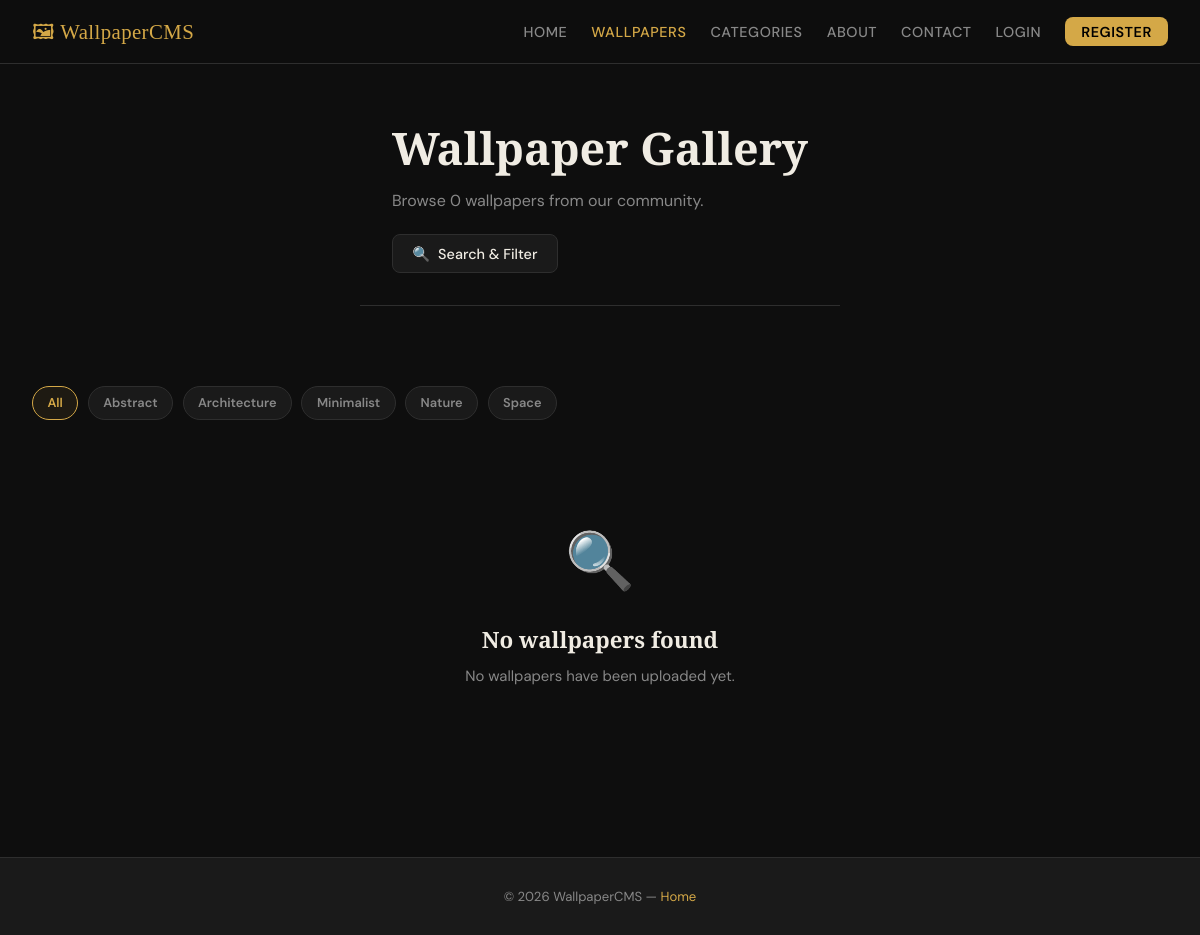
/wallpapers.php, run on the app's committed database.
### tables this page shows
CREATE TABLE categories (
    id   INT AUTO_INCREMENT PRIMARY KEY,
    name VARCHAR(100) NOT NULL UNIQUE
);

### classes/Database.php (called while the page is built, shortened)
<?php
class Database
{
    private static ?Database $instance = null;
    private PDO $pdo;
    private function __construct()
    {
        $dsn = 'mysql:host=' . DB_HOST
             . ';dbname=' . DB_NAME
             . ';charset=' . DB_CHARSET;
        $options = [
            PDO::ATTR_ERRMODE            => PDO::ERRMODE_EXCEPTION,
            PDO::ATTR_DEFAULT_FETCH_MODE => PDO::FETCH_ASSOC,
            PDO::ATTR_EMULATE_PREPARES   => false,
        ];
        try {
            $this->pdo = new PDO($dsn, DB_USER, DB_PASS, $options);
        } catch (PDOException $e) {
            die('Database connection failed: ' . $e->getMessage());
        }
    }
    public static function getInstance(): Database
    {
        if (self::$instance === null) {
            self::$instance = new Database();
        }
        return self::$instance;
    }
    public function getConnection(): PDO
    {
        return $this->pdo;
    }
}

### classes/Wallpaper.php (called while the page is built, shortened)
<?php
require_once __DIR__ . '/Database.php';
class Wallpaper
{
    private PDO $pdo;
    public function __construct()
    {
        $this->pdo = Database::getInstance()->getConnection();
    }
    public function getAllWallpapers(): array
    {
        $stmt = $this->pdo->prepare(
            'SELECT w.id, w.title, w.description, w.image_path, w.created_at,
                    w.user_id,
                    u.name  AS uploader,
                    c.name  AS category
             FROM   wallpapers w
             JOIN   users      u ON u.id = w.user_id
             JOIN   categories c ON c.id = w.category_id
             ORDER  BY w.created_at DESC'
        );
        $stmt->execute();
        return $stmt->fetchAll();
    }
    public function getAllCategories(): array
    {
        $stmt = $this->pdo->prepare(
            'SELECT id, name FROM categories ORDER BY name ASC'
        );
        $stmt->execute();
        return $stmt->fetchAll();
    }
}

### wallpapers.php (the view, shortened to what this page needs)
<?php
require_once __DIR__ . '/classes/Wallpaper.php';
$wallpaperObj = new Wallpaper();
$categories   = $wallpaperObj->getAllCategories();
$filterCatId = isset($_GET['category']) ? (int) $_GET['category'] : 0;
if ($filterCatId > 0) {
    $wallpapers = $wallpaperObj->getWallpapersByCategory($filterCatId);
} else {
    $wallpapers = $wallpaperObj->getAllWallpapers();
}
?>
<!DOCTYPE html>
<html lang="en">
<head>
    <link rel="stylesheet" href="css/style.css">
</head>
<body>
<?php require_once __DIR__ . '/includes/nav.php'; ?>
<div class="page-header">
    <h1>Wallpaper Gallery</h1>
    <p>Browse <?= count($wallpapers) ?> wallpaper<?= count($wallpapers) !== 1 ? 's' : '' ?> from our community.</p>
    <div class="page-actions">
        <button class="search-toggle-btn" id="search-toggle">
            🔍 <span class="toggle-label">Search & Filter</span>
        </button>
    </div>
</div>
<div class="section">
    <div class="filter-bar">
        <a href="wallpapers.php"
           class="filter-pill <?= $filterCatId === 0 ? 'active' : '' ?>">
            All
        </a>
        <?php foreach ($categories as $cat): ?>
            <a href="wallpapers.php?category=<?= $cat['id'] ?>"
               class="filter-pill <?= $filterCatId === (int)$cat['id'] ? 'active' : '' ?>">
                <?= htmlspecialchars($cat['name']) ?>
            </a>
        <?php endforeach; ?>
    </div>
    <?php if (empty($wallpapers)): ?>
        <div class="empty-state">
            <div class="icon">🔍</div>
            <h3>No wallpapers found</h3>
            <p>
                <?php if ($filterCatId > 0): ?>
                    No wallpapers in this category yet.
                <?php else: ?>
                    No wallpapers have been uploaded yet.
                <?php endif; ?>
            </p>
        </div>
    <?php endif; ?>
</div>
<footer class="site-footer">
    <p>&copy; <?= date('Y') ?> WallpaperCMS &mdash; <a href="index.php">Home</a></p>
</footer>
</body>
</html>

### css/style.css (style rules this page uses)
:root { --clr-bg: #0e0e0e; --clr-surface: #1a1a1a; --clr-card: #222222; --clr-border: #2e2e2e; --clr-text: #f0ece3; --clr-muted: #888888; --clr-accent: #d4a847; --clr-accent2: #6a11cb; --clr-error: #e05252; --clr-success: #4caf7d; --radius: 8px; --radius-lg: 16px; --shadow-card: 0 4px 24px rgba(0,0,0,0.55); --shadow-hover: 0 8px 40px rgba(212,168,71,0.18); --transition: 0.3s ease; --font-display: 'Playfair Display', Georgia, serif; --font-body: 'DM Sans', sans-serif; }
*, *::before, *::after { box-sizing: border-box; margin: 0; padding: 0; }
html { scroll-behavior: smooth; }
body { background-color: var(--clr-bg); color: var(--clr-text); font-family: var(--font-body); font-size: 16px; line-height: 1.6; min-height: 100vh; display: flex; flex-direction: column; }
a { color: var(--clr-accent); text-decoration: none; }
.section { padding: 5rem 2rem; max-width: 1200px; margin: 0 auto; width: 100%; }
.search-toggle-btn { display: flex; align-items: center; gap: 0.5rem; background: var(--clr-surface); border: 1px solid var(--clr-border); color: var(--clr-text); padding: 0.6rem 1.2rem; border-radius: var(--radius); cursor: pointer; font-family: var(--font-body); font-size: 0.9rem; font-weight: 500; transition: border-color var(--transition), color var(--transition); }
.page-header { padding: 3rem 2rem 2rem; max-width: 1200px; margin: 0 auto; border-bottom: 1px solid var(--clr-border); }
.page-header h1 { font-family: var(--font-display); font-size: clamp(1.8rem, 4vw, 2.8rem); margin-bottom: 0.3rem; }
.page-header p { color: var(--clr-muted); }
.page-actions { display: flex; gap: 0.75rem; margin-top: 1.25rem; flex-wrap: wrap; }
.empty-state { text-align: center; padding: 4rem 2rem; color: var(--clr-muted); }
.empty-state .icon { font-size: 3.5rem; margin-bottom: 1rem; }
.empty-state h3 { font-family: var(--font-display); font-size: 1.4rem; color: var(--clr-text); margin-bottom: 0.5rem; }
.empty-state p { font-size: 0.93rem; margin-bottom: 1.5rem; }
.filter-bar { display: flex; gap: 0.6rem; flex-wrap: wrap; margin-bottom: 2rem; }
.filter-pill { display: inline-block; padding: 0.35rem 0.9rem; border-radius: 999px; font-size: 0.8rem; font-weight: 600; border: 1px solid var(--clr-border); color: var(--clr-muted); text-decoration: none; background: var(--clr-surface); transition: border-color var(--transition), color var(--transition), background var(--transition); }
.filter-pill:hover, .filter-pill.active { border-color: var(--clr-accent); color: var(--clr-accent); background: rgba(212,168,71,0.08); text-decoration: none; }
.site-footer { background: var(--clr-surface); border-top: 1px solid var(--clr-border); text-align: center; padding: 1.75rem; font-size: 0.82rem; color: var(--clr-muted); margin-top: auto; }
.site-footer a { color: var(--clr-accent); }

### data on the page
categories: name "Abstract"
categories: name "Architecture"
categories: name "Minimalist"
categories: name "Nature"
categories: name "Space"

### other printed values
count($wallpapers) "0"
